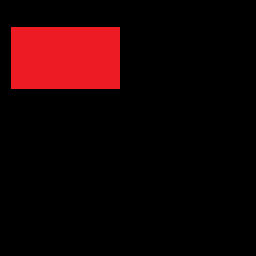
#> input picture 8VO SEMESTRE/PROCESAMIENTO IMAGENES/Tarea5/Tarea5_PDI/img1.bmp, 256 x 256 px
$ python ejercicio2.py
#> lines starting #> are read from the running program, lines starting #| are printed output that depends on the picture; after the words box and inside, x2 and y2 are one past the last pixel; in counts of white or black regions, pixels touching at a corner belong together
'''
Natalia Ramirez Yepez
matricula: 201911765
Tarea 5 - ejercicio 2
'''

import cv2

def area_figura(ancho, alto, lados):
    if lados == 4:
        if ancho == alto:
            return ancho ** 2
        else:
            return ancho * alto
    else:
        return (ancho * alto) / 2


def perimetro_triangulo(ancho, alto):
    l = ((ancho ** 2) + (alto ** 2)) ** (1 / 2)
    return l + ancho + alto


def perimetro_cuadrado(ancho, alto):
    if ancho == alto:
        return 4 * ancho
    else:
        return 2 * (ancho + alto)


def parseo_texto(c, dimension, n):
    M = cv2.moments(c)
    x1 = 0
    y1 = 0
    x, y, ancho, alto = dimension
    if M['m00'] != 0.0:
        x1 = int(M['m10'] / M['m00'])
        y1 = int(M['m01'] / M['m00'])
    cv2.circle(imagen, (x1, y1), 5, (0, 0, 0))
    print("Area: ", area_figura(ancho, alto, n))
    if n == 4:
        print("Perimetro: ", perimetro_cuadrado(ancho, alto))
    else:
        print("Perimetro: ", perimetro_triangulo(ancho, alto))
    print("Centroide (x,y): ", (x1, y1))


figuras = ['Rectangulo', 'Cuadrado', 'Triangulo']
imagenes = ['img1.bmp', 'img2.bmp', 'img3.bmp']

for i in range(len(imagenes)):
    imagen = cv2.imread(imagenes[i])
#> imagen is the input picture: shape (256, 256, 3); mean B, G, R 3.7, 2.9, 24.4
    grises = cv2.cvtColor(imagen, cv2.COLOR_BGR2GRAY)
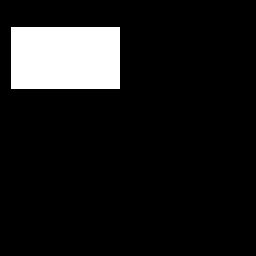
#> grises: shape (256, 256); values 0 (black) and 91 (white), 10.3% white; 1 white region, box (x1, y1, x2, y2) and area: (11, 27, 120, 89) 6758
    canny = cv2.Canny(grises, 10, 150)
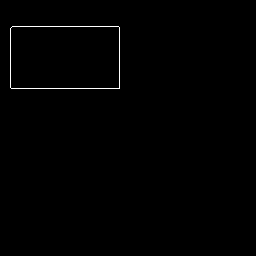
#> canny: shape (256, 256); 0.52% white in thin lines or dots, all inside (x1, y1, x2, y2) = (10, 26, 120, 89)
    contornos, _ = cv2.findContours(canny, cv2.RETR_EXTERNAL, cv2.CHAIN_APPROX_SIMPLE)
#> contornos = 1 item
    for contorno in contornos:
        print(figuras[i].upper())
        e = 0.1 * cv2.arcLength(contorno, True)
        approx = cv2.approxPolyDP(contorno, e, True)
        dimensiones = cv2.boundingRect(approx)
        lados = len(approx)
        if lados == 3:
            parseo_texto(contorno, dimensiones, lados)
        if len(approx) == 4:
            ratio = float(dimensiones[2]) / dimensiones[3]
            if 0.9 < ratio < 1:
                parseo_texto(contorno, dimensiones, lados)
            else:
                parseo_texto(contorno, dimensiones, lados)
        cv2.drawContours(imagen, [approx], 0, (255, 255, 255), 2)
        cv2.namedWindow(figuras[i], cv2.WINDOW_AUTOSIZE)
        cv2.imshow(figuras[i], imagen)
        cv2.waitKey(0)
#> this loop made 1 pass
#> (e, approx, lados, ratio) on pass 1: (33.97, [[10, 28], [11, 88], [119, 88], [118, 26]], 4, 1.75)
#| RECTANGULO
#| Area:  6930
#| Perimetro:  346
#| Centroide (x,y):  (64, 57)
#> pass 1, `cv2.imshow(figuras[i], imagen)`:
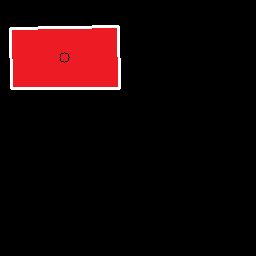
#> window 'Rectangulo': shape (256, 256, 3); mean B, G, R 7.3, 6.5, 25.8
#> pass 2 of the loop `for i in range(len(imagenes)):`:
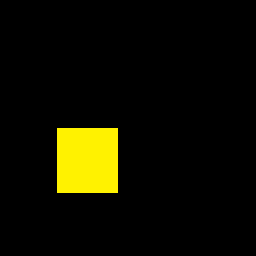
#> input picture 8VO SEMESTRE/PROCESAMIENTO IMAGENES/Tarea5/Tarea5_PDI/img2.bmp, 256 x 256 px
#> imagen is the input picture: shape (256, 256, 3); mean B, G, R 0, 14.6, 15.4
#> `grises = cv2.cvtColor(imagen, cv2.COLOR_BGR2GRAY)`:
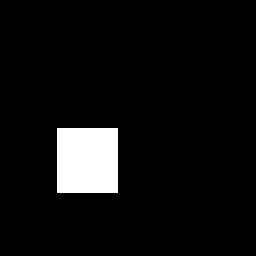
#> grises: shape (256, 256); values 0 (black) and 218 (white), 6.1% white; 1 white region, box (x1, y1, x2, y2) and area: (57, 128, 118, 193) 3965
#> canny: shape (256, 256); 0.38% white in thin lines or dots, all inside (x1, y1, x2, y2) = (56, 127, 118, 193)
#> the loop `for contorno in contornos:` made 1 pass
#> (e, approx, lados, ratio) on pass 1: (24.97, [[58, 127], [56, 191], [117, 192], [117, 128]], 4, 0.939)
#> (printed output is left out)
#> pass 1, `cv2.imshow(figuras[i], imagen)`:
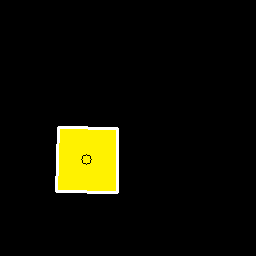
#> window 'Cuadrado': shape (256, 256, 3); mean B, G, R 2.9, 15.6, 16.3
#> pass 3 of the loop `for i in range(len(imagenes)):`:
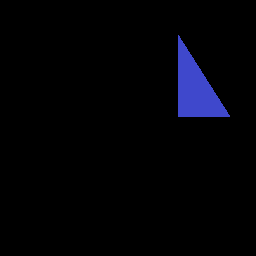
#> input picture 8VO SEMESTRE/PROCESAMIENTO IMAGENES/Tarea5/Tarea5_PDI/img3.bmp, 256 x 256 px
#> imagen is the input picture: shape (256, 256, 3); mean B, G, R 6.8, 2.4, 2.1
#> `grises = cv2.cvtColor(imagen, cv2.COLOR_BGR2GRAY)`:
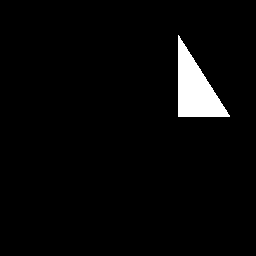
#> grises: shape (256, 256); values 0 (black) and 84 (white), 3.3% white; 1 white region, box (x1, y1, x2, y2) and area: (178, 35, 230, 117) 2184
#> canny: shape (256, 256); 0.36% white in thin lines or dots, all inside (x1, y1, x2, y2) = (177, 35, 230, 117)
#> contornos = 1 contour; box (x1, y1, x2, y2) and area: (177, 35, 230, 117) 2208
#> the loop `for contorno in contornos:` made 1 pass
#> (e, approx, lados) on pass 1: (23.61, [[177, 35], [177, 115], [229, 116]], 3)
#> (printed output is left out)
#> pass 1, `cv2.imshow(figuras[i], imagen)`:
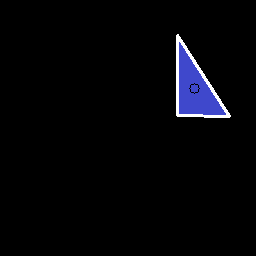
#> window 'Triangulo': shape (256, 256, 3); mean B, G, R 8.1, 4.6, 4.4
